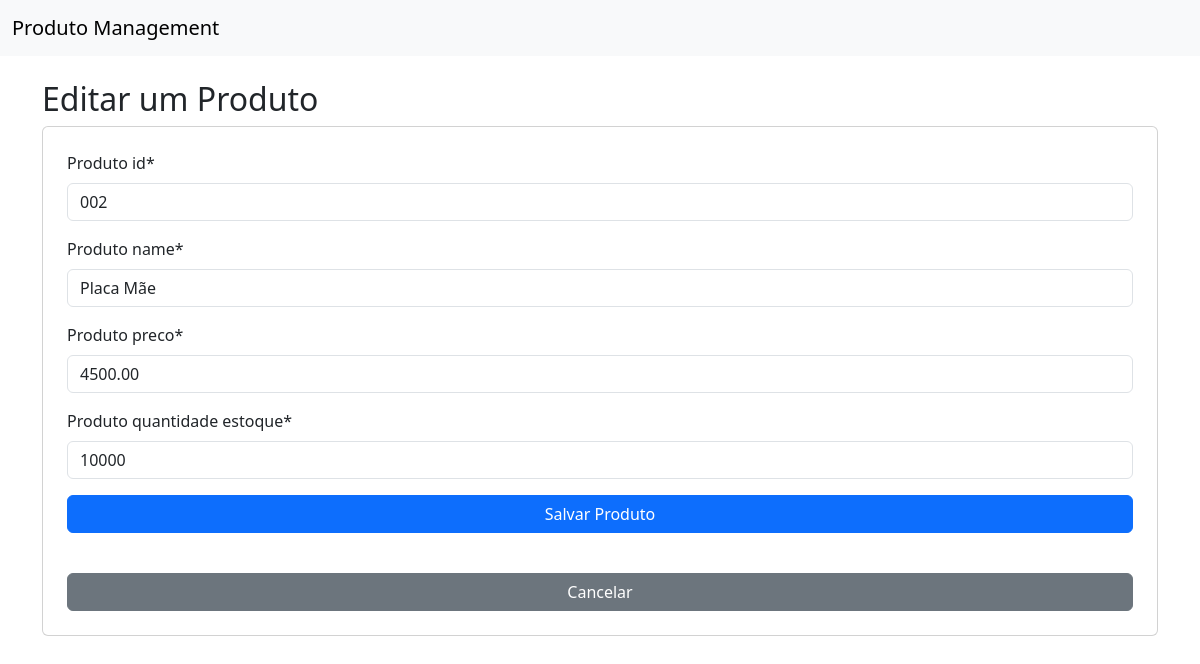
/update/14, run on the app's committed database.
### produto/models.py (models this page shows, shortened)
class Produto(models.Model):
    produto_id = models.CharField(max_length=20)
    produto_name = models.CharField(max_length=100)
    produto_preco = models.DecimalField(max_digits=10, decimal_places=2)
    produto_quantidade_estoque = models.PositiveIntegerField()
    produto_data_criacao = models.DateTimeField(auto_now_add=True)

### produto/views.py (the view)
# urls.py: path('update/<int:pk>', update_produto, name="update"),
def update_produto(request, pk):
    produto = Produto.objects.get(id=pk)
    if request.method == 'POST':
        form = ProdutoForm(request.POST, instance=produto)
        if form.is_valid():
            form.save()
            messages.success(request, 'Produto atualizado com sucesso!')
            return redirect('list')
        else:
            messages.error(request, 'Erro ao atualizar o produto. Verifique os dados e tente novamente.')
    else:
        form = ProdutoForm(instance=produto)
    return render(request, 'update.html', {'form':form})

### produto/forms.py
class ProdutoForm(forms.ModelForm):
    class Meta:
        model = Produto
        fields = '__all__'

### produto/templates/update.html (shortened to what this page needs)
{% extends "base.html" %}
{% block container %}
{% load crispy_forms_tags %}
<h2>Editar um Produto</h2>
<form method="POST" class="form-group card p-4">
    {{ form | crispy }}
    <button type="submit" class="btn btn-primary">Salvar Produto</button><br>
    <a href="{% url 'list' %}" class="btn btn-secondary mt-3">Cancelar</a>
</form>
{% endblock %}

### data on the page
Produto: produto_id "002", produto_name "Placa Mãe", produto_preco "4500.00", produto_quantidade_estoque "10000"
